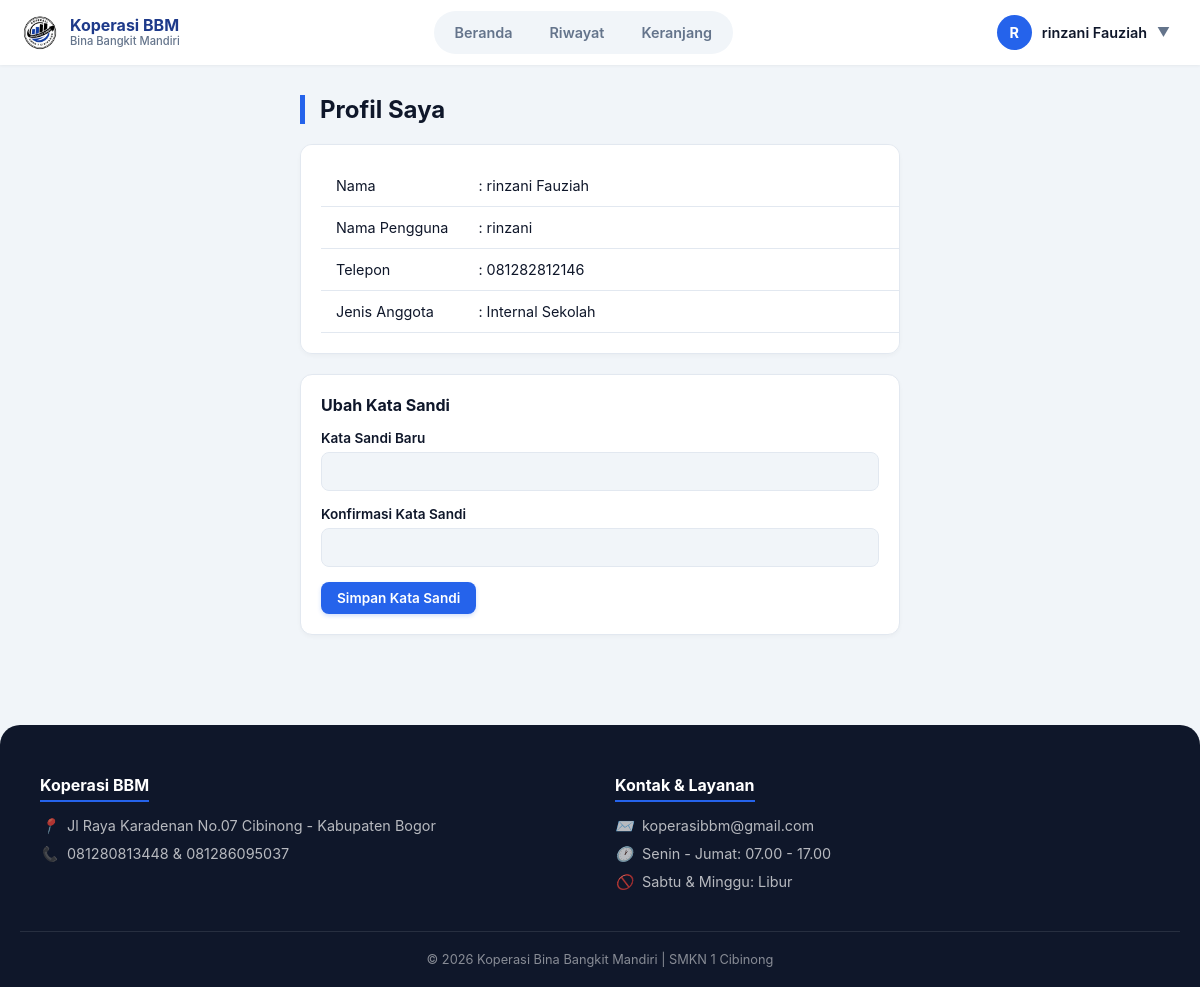
Page /koperasibbm/user/profil.php (signed in) on the committed database.
### tables this page shows
CREATE TABLE `users` (
  `id_user` int NOT NULL,
  `nama_lengkap` varchar(100) NOT NULL,
  `username` varchar(50) NOT NULL,
  `password` varchar(255) NOT NULL,
  `no_telepon` varchar(20) DEFAULT NULL,
  `role` enum('admin','operator','user') NOT NULL DEFAULT 'user',
  `jenis_anggota` enum('Murid','Guru','Internal Sekolah') DEFAULT NULL,
  `nis` varchar(20) DEFAULT NULL,
  `nip` varchar(20) DEFAULT NULL,
  `bagian_internal` enum('kantin','satpam','staf sekolah') DEFAULT NULL,
  `created_at` timestamp NULL DEFAULT CURRENT_TIMESTAMP
);

### koperasibbm/config/database.php (called while the page is built, shortened)
<?php
function base_url() {
    return "http://localhost/koperasibbm";
}
?>

### koperasibbm/user/profil.php (the view, shortened to what this page needs)
<?php
require_once __DIR__ . '/../config/database.php';
 $id_user = $_SESSION['id_user'];
 $u = mysqli_fetch_assoc(mysqli_query($conn, "SELECT * FROM users WHERE id_user=$id_user"));
?>
<!DOCTYPE html>
<html lang="id">
<head><meta charset="UTF-8"><meta name="viewport" content="width=device-width, initial-scale=1.0"><title>Profil</title><link rel="stylesheet" href="<?php echo base_url(); ?>/assets/css/style.css"></head>
<body>
<?php include __DIR__ . '/../includes/navbar.php'; ?>
<div class="container" style="padding: 30px 0; max-width:600px;">
    <h2 class="section-title">Profil Saya</h2>
    <div class="card">
        <table>
            <tr><td width="130">Nama</td><td>: <?php echo htmlspecialchars($u['nama_lengkap']); ?></td></tr>
            <tr><td>Nama Pengguna</td><td>: <?php echo htmlspecialchars($u['username']); ?></td></tr>
            <tr><td>Telepon</td><td>: <?php echo htmlspecialchars($u['no_telepon']); ?></td></tr>
            <tr><td>Jenis Anggota</td><td>: <?php echo $u['jenis_anggota']; ?></td></tr>
        </table>
    </div>
    <div class="card" style="margin-top:20px;">
        <h3>Ubah Kata Sandi</h3>
        <form method="POST" style="margin-top:15px;">
            <div class="form-group"><label>Kata Sandi Baru</label><input type="password" name="password" required></div>
            <div class="form-group"><label>Konfirmasi Kata Sandi</label><input type="password" name="konfirmasi_password" required></div>
            <button type="submit" class="btn btn-primary">Simpan Kata Sandi</button>
        </form>
    </div>
</div>
<?php include __DIR__ . '/../includes/footer.php'; ?>
</body>
</html>

### koperasibbm/assets/css/style.css (style rules this page uses)
:root { --primary: #2563eb; --primary-dark: #1e3a8a; --primary-light: #3b82f6; --bg-light: #f1f5f9; --white: #ffffff; --text-dark: #0f172a; --text-gray: #64748b; --border-color: #e2e8f0; --danger: #ef4444; --warning: #f59e0b; --success: #10b981; --sidebar-bg: #0f172a; --sidebar-hover: #1e293b; }
* { margin: 0; padding: 0; box-sizing: border-box; font-family: 'Inter', 'Segoe UI', Tahoma, Geneva, Verdana, sans-serif; }
body { background-color: var(--bg-light); color: var(--text-dark); font-size: 14px; }
.container { max-width: 1200px; margin: 0 auto; padding: 0 20px; }
.btn { padding: 8px 16px; border-radius: 8px; font-weight: 600; cursor: pointer; border: none; transition: all 0.2s; display: inline-flex; align-items: center; justify-content: center; gap: 5px; font-size: 0.85rem; }
.btn-primary { background: var(--primary); color: white; box-shadow: 0 2px 4px rgba(37, 99, 235, 0.2); }
.section-title { font-size: 1.5rem; margin-bottom: 20px; color: var(--text-dark); font-weight: 700; border-left: 5px solid var(--primary); padding-left: 15px; }
.form-group { margin-bottom: 15px; }
.form-group label { display: block; margin-bottom: 6px; font-weight: 600; font-size: 0.85rem; color: var(--text-dark); }
.form-group input, .form-group select, .form-group textarea { width: 100%; padding: 10px 12px; border: 1px solid var(--border-color); border-radius: 8px; font-size: 0.9rem; font-family: inherit; background: var(--bg-light); transition: 0.2s; }
.card { background: white; border-radius: 12px; box-shadow: 0 2px 4px rgba(0,0,0,0.03); padding: 20px; margin-bottom: 20px; border: 1px solid var(--border-color); max-width: 100%; overflow-x: auto; }
.card h3 { color: var(--text-dark); font-size: 1rem; font-weight: 700; }
table { width: 100%; border-collapse: collapse; }
.card > table, .card .table-responsive table { min-width: 720px; }
.card table th, .card table td { white-space: nowrap; vertical-align: middle; }
.card table td:last-child { white-space: normal; min-width: 150px; }
table th, table td { padding: 12px 15px; text-align: left; border-bottom: 1px solid var(--border-color); font-size: 0.9rem; }

### rows in the picture
users: nama_lengkap "rinzani Fauziah", username "rinzani", no_telepon "081282812146", jenis_anggota "Internal Sekolah"

### other values in the picture
substr($_SESSION['nama_lengkap'], 0, 1) "R"
$_SESSION['nama_lengkap'] "rinzani Fauziah"
